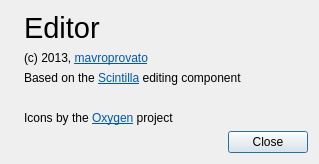
<?xml version="1.0" encoding="UTF-8"?>
<ui version="4.0">
 <class>AboutDialog</class>
 <widget class="QDialog" name="AboutDialog">
  <property name="geometry">
   <rect>
    <x>0</x>
    <y>0</y>
    <width>319</width>
    <height>153</height>
   </rect>
  </property>
  <property name="windowTitle">
   <string>Dialog</string>
  </property>
  <layout class="QVBoxLayout" name="verticalLayout">
   <item>
    <layout class="QGridLayout" name="gridLayout" columnstretch="0,1,0">
     <item row="2" column="1" colspan="2">
      <widget class="QLabel" name="labelScintilla">
       <property name="text">
        <string>&lt;html&gt;&lt;head/&gt;&lt;body&gt;&lt;p&gt;Based on the &lt;a href=&quot;http://www.scintilla.org&quot;&gt;&lt;span style=&quot; text-decoration: underline; color:#0057ae;&quot;&gt;Scintilla&lt;/span&gt;&lt;/a&gt; editing component&lt;/p&gt;&lt;/body&gt;&lt;/html&gt;</string>
       </property>
       <property name="openExternalLinks">
        <bool>true</bool>
       </property>
      </widget>
     </item>
     <item row="5" column="1" colspan="2">
      <spacer name="verticalSpacer">
       <property name="orientation">
        <enum>Qt::Vertical</enum>
       </property>
       <property name="sizeHint" stdset="0">
        <size>
         <width>20</width>
         <height>40</height>
        </size>
       </property>
      </spacer>
     </item>
     <item row="6" column="1">
      <spacer name="horizontalSpacer">
       <property name="orientation">
        <enum>Qt::Horizontal</enum>
       </property>
       <property name="sizeHint" stdset="0">
        <size>
         <width>40</width>
         <height>20</height>
        </size>
       </property>
      </spacer>
     </item>
     <item row="4" column="1" colspan="2">
      <widget class="QLabel" name="labelOxygen">
       <property name="text">
        <string>&lt;html&gt;&lt;head/&gt;&lt;body&gt;&lt;p&gt;Icons by the &lt;a href=&quot;http://www.oxygen-icons.org&quot;&gt;&lt;span style=&quot; text-decoration: underline; color:#0057ae;&quot;&gt;Oxygen&lt;/span&gt;&lt;/a&gt; project&lt;/p&gt;&lt;/body&gt;&lt;/html&gt;</string>
       </property>
       <property name="openExternalLinks">
        <bool>true</bool>
       </property>
      </widget>
     </item>
     <item row="6" column="2">
      <widget class="QPushButton" name="pushButtonClose">
       <property name="text">
        <string>Close</string>
       </property>
       <property name="icon">
        <iconset resource="qtscitntillaeditor.qrc">
         <normaloff>:/icons/icons/16x16/dialog-close.png</normaloff>:/icons/icons/16x16/dialog-close.png</iconset>
       </property>
      </widget>
     </item>
     <item row="0" column="0" rowspan="7">
      <widget class="QLabel" name="labelIcon">
       <property name="text">
        <string/>
       </property>
       <property name="pixmap">
        <pixmap resource="qtscitntillaeditor.qrc">:/icons/icons/64x64/accessories-text-editor.png</pixmap>
       </property>
       <property name="alignment">
        <set>Qt::AlignLeading|Qt::AlignLeft|Qt::AlignTop</set>
       </property>
      </widget>
     </item>
     <item row="3" column="1" colspan="2">
      <widget class="QLabel" name="labelQt">
       <property name="text">
        <string/>
       </property>
       <property name="openExternalLinks">
        <bool>true</bool>
       </property>
      </widget>
     </item>
     <item row="0" column="1" colspan="2">
      <widget class="QLabel" name="labelApplication">
       <property name="font">
        <font>
         <pointsize>22</pointsize>
        </font>
       </property>
       <property name="text">
        <string>&lt;html&gt;&lt;head/&gt;&lt;body&gt;&lt;p&gt;Editor &lt;/p&gt;&lt;/body&gt;&lt;/html&gt;</string>
       </property>
      </widget>
     </item>
     <item row="1" column="1" colspan="2">
      <widget class="QLabel" name="labelCopyright">
       <property name="text">
        <string>&lt;html&gt;&lt;head/&gt;&lt;body&gt;&lt;p&gt;(c) 2013, &lt;a href=&quot;http://mavroprovato.net&quot;&gt;&lt;span style=&quot; text-decoration: underline; color:#0057ae;&quot;&gt;mavroprovato&lt;/span&gt;&lt;/a&gt;&lt;/p&gt;&lt;/body&gt;&lt;/html&gt;</string>
       </property>
       <property name="openExternalLinks">
        <bool>true</bool>
       </property>
      </widget>
     </item>
    </layout>
   </item>
  </layout>
 </widget>
 <resources>
  <include location="qtscitntillaeditor.qrc"/>
 </resources>
 <connections/>
</ui>
